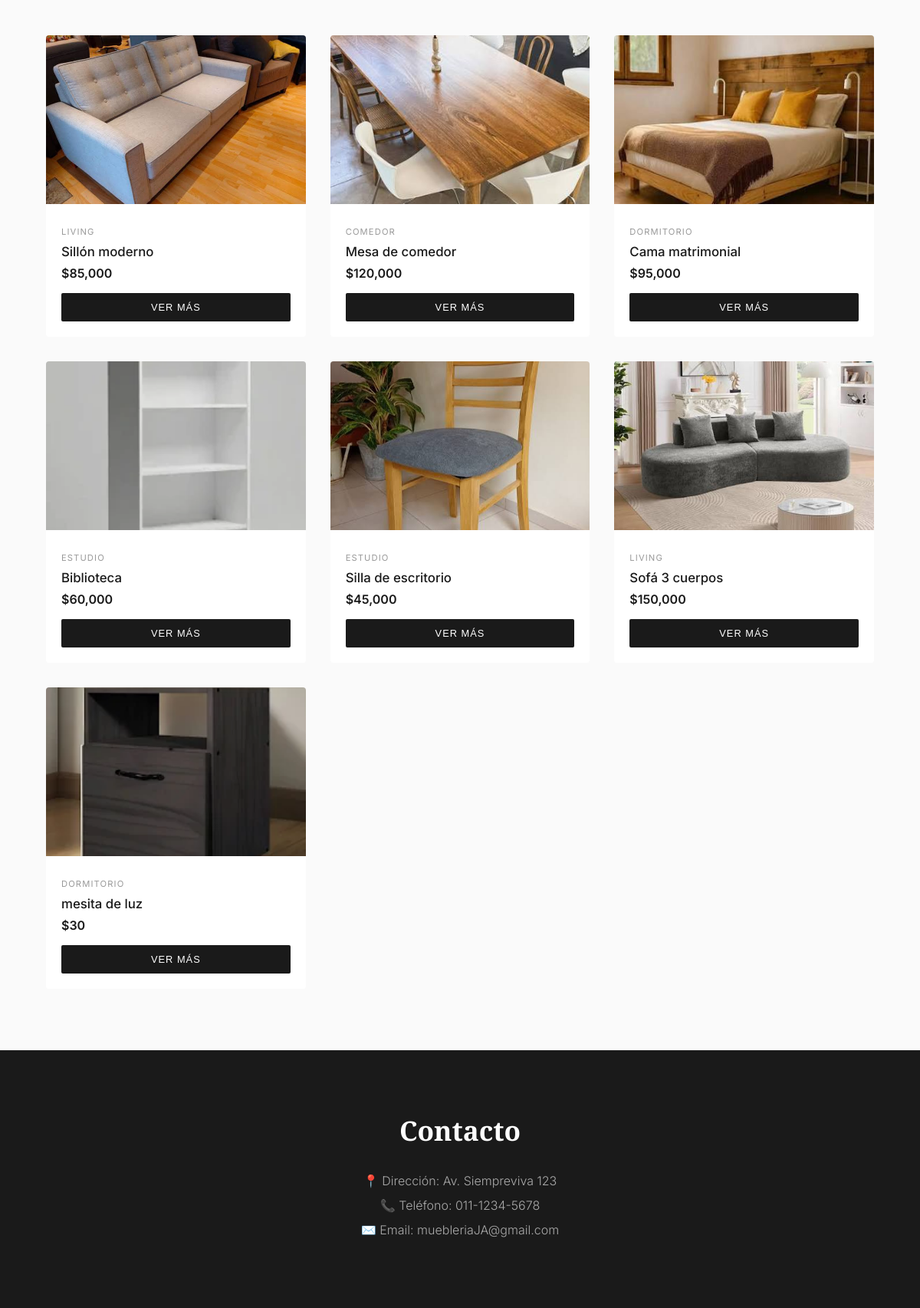
Before: / (lower part) with the older database file.
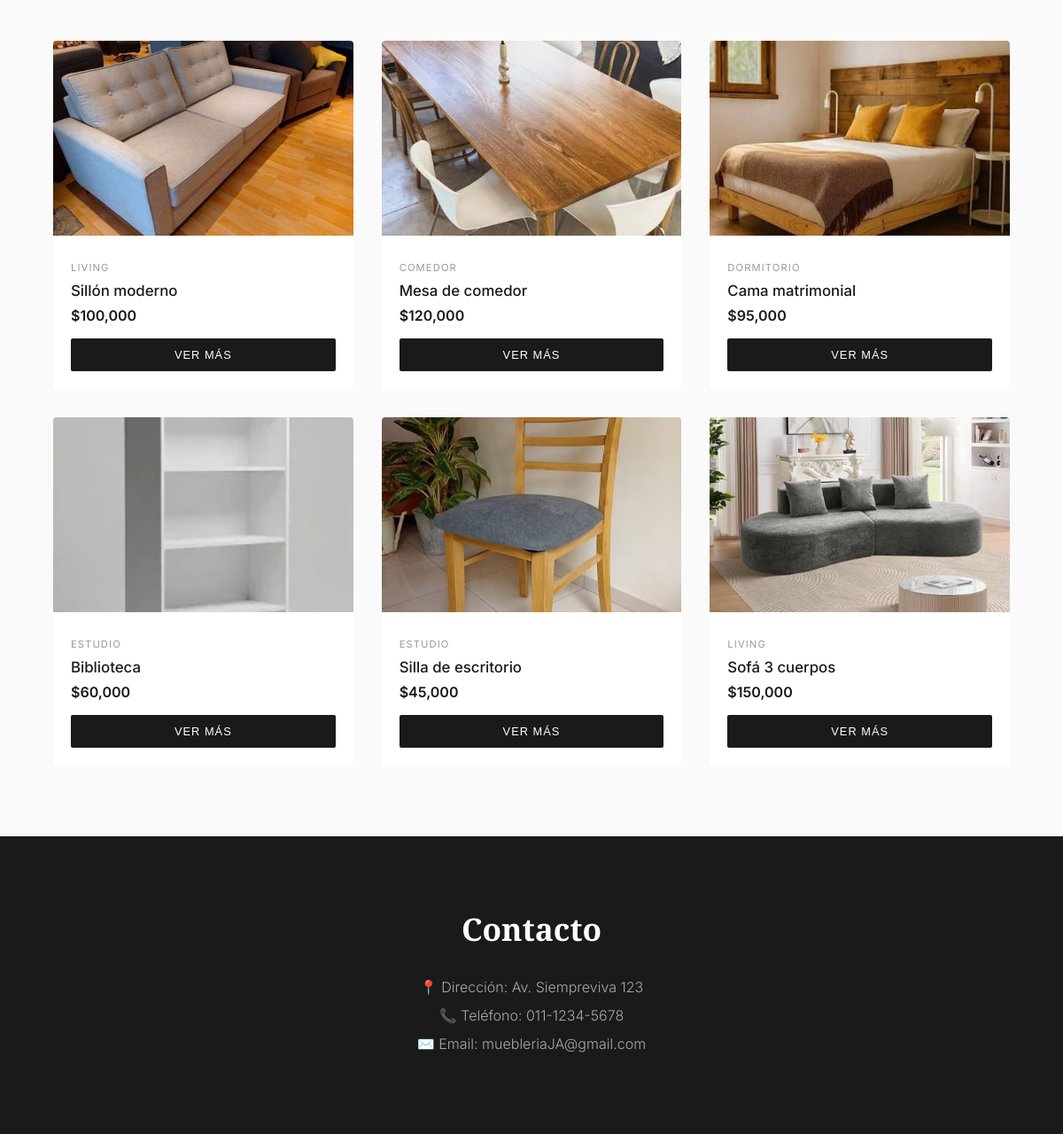
After: the same page with the newer database file.
### tables this page shows
CREATE TABLE productos (
            id INTEGER PRIMARY KEY AUTOINCREMENT,
            nombre TEXT NOT NULL,
            precio REAL NOT NULL,
            categoria TEXT NOT NULL,
            imagen TEXT NOT NULL,
            descripcion TEXT,
            medidas TEXT
        );

### app.py (the view)
@app.route("/")
def inicio():
    categoria = request.args.get("categoria")
    productos = obtener_productos(categoria)
    return render_template("index.html", productos=productos, categoria=categoria)

### database.py (called while the page is built)
def conectar():
    return sqlite3.connect("productos.db")

def obtener_productos(categoria=None):
    con = conectar()
    cursor = con.cursor()
    if categoria:
        cursor.execute("SELECT * FROM productos WHERE categoria = ?", (categoria,))
    else:
        cursor.execute("SELECT * FROM productos")
    productos = cursor.fetchall()
    con.close()
    return productos

### templates/index.html (shortened to what this page needs)
<!DOCTYPE html>
<html lang="es">
  <head>
    <link rel="stylesheet" href="{{ url_for('static', filename='style.css') }}">
  </head>
  <body>
    <section id="productos">
      <div class="productos">
        {% for producto in productos %}
        <div class="producto">
          <img src="{{ url_for('static', filename='imagenes/' + producto[4]) }}" alt="{{ producto[1] }}" onclick="abrirLightbox(this.src)">
          <div class="producto-info">
            <span class="categoria">{{ producto[3] }}</span>
            <h3>{{ producto[1] }}</h3>
            <p class="precio">${{ "{:,.0f}".format(producto[2]) }}</p>
            <button class="btn" onclick="abrirModal('{{ producto[1] }}', '{{ producto[3] }}', '{{ "{:,.0f}".format(producto[2]) }}', '{{ url_for('static', filename='imagenes/' + producto[4]) }}', '{{ producto[5] }}', '{{ producto[6] }}')">Ver más</button>
          </div>
        </div>
        {% endfor %}
      </div>
    </section>
    <section id="contacto">
      <h2>Contacto</h2>
      <p>📍 Dirección: Av. Siempreviva 123</p>
      <p>📞 Teléfono: 011-1234-5678</p>
      <p>✉️ Email: muebleriaJA@gmail.com</p>
    </section>
  </body>
</html>

### static/style.css (style rules this page uses)
* { margin: 0; padding: 0; box-sizing: border-box; }
body { font-family: 'Inter', sans-serif; background-color: #fafafa; color: #1a1a1a; }
#productos { padding: 80px 60px; background-color: #fafafa; }
.productos { display: grid; grid-template-columns: repeat(3, 1fr); gap: 32px; max-width: 1100px; margin: 0 auto; }
.producto { background-color: white; border-radius: 4px; overflow: hidden; transition: transform 0.3s, box-shadow 0.3s; }
.producto img { width: 100%; height: 220px; object-fit: cover; cursor: pointer; transition: opacity 0.3s; }
.producto-info { padding: 20px; }
.categoria { font-size: 0.7rem; color: #999; text-transform: uppercase; letter-spacing: 0.1em; }
.producto-info h3 { margin: 8px 0; font-size: 1.05rem; font-weight: 500; }
.precio { color: #1a1a1a; font-weight: 600; font-size: 1rem; margin-bottom: 16px; }
.btn { width: 100%; padding: 11px; background-color: #1a1a1a; color: white; border: none; border-radius: 2px; cursor: pointer; font-size: 0.8rem; letter-spacing: 0.08em; text-transform: uppercase; transition: background-color 0.2s; }
#contacto { background-color: #1a1a1a; color: white; text-align: center; padding: 80px 40px; }
#contacto h2 { font-family: 'Playfair Display', serif; font-size: 2.2rem; margin-bottom: 32px; }
#contacto p { margin-bottom: 12px; color: #aaa; font-weight: 300; }

Changed rows visible on the page:
removed productos: imagen (picture), categoria "DORMITORIO", nombre "mesita de luz", precio "30"
changed productos "Sillón moderno": precio "85,000" → "100,000"
